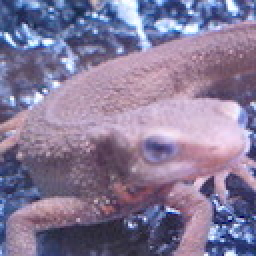
#> input picture 100QuestionforImageProcessing/gg.jpg, 128 x 128 px (shown 2 times larger)
$ jupyter execute 54-57_template_matching.ipynb   (text cells are left out)
#> lines starting #> are read from the running program, lines starting #| are printed output that depends on the picture; after the words box and inside, x2 and y2 are one past the last pixel; in counts of white or black regions, pixels touching at a corner belong together; pictures that were not available may be replaced by others from this repository, and a replacement may not be noted
[cell 1]
import cv2
import numpy as np
import matplotlib.pyplot as plt
import sys

[cell 2]
img = cv2.imread("gg.jpg")
#> img is the input picture: shape (128, 128, 3); mean B, G, R 152.8, 121.8, 134.1
img_origin = img.copy()
(H, W, C) = img.shape
#> H = 128; W = 128; C = 3
img_gray = cv2.cvtColor(img, cv2.COLOR_BGR2GRAY)
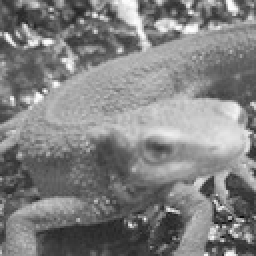
#> img_gray: shape (128, 128) (shown 2 times larger); min 11, max 254, mean 129

temp = cv2.imread("temp.jpg")
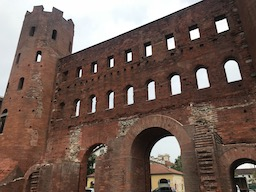
#> input picture 100QuestionforImageProcessing/aa.jpg, 256 x 192 px, given in place of temp.jpg, which was not available
#> temp is the input picture: shape (192, 256, 3); mean B, G, R 85.6, 94.3, 114.5
(tH, tW, tC) = temp.shape
#> tH = 192; tW = 256; tC = 3
temp_gray = cv2.cvtColor(temp, cv2.COLOR_BGR2GRAY)
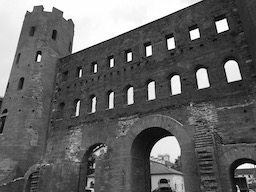
#> temp_gray: shape (192, 256); min 0, max 255, mean 99.4

def ssd(temp, src):
    dis = np.sum((temp -src)**2)
    return dis

h_select = 0
w_select = 0
dis_min = 99999999
for h in range(H-tH):
    for w in range(W-tW):
        dis = ssd(temp_gray, img_gray[h:h+tH, w:w+tW])
# [8 lines of commented-out code are left out]
        if dis < dis_min:
            dis_min = dis
            h_select = h
            w_select = w
#> after the loop, dis_min = 99999999; h_select = 0; w_select = 0

cv2.rectangle(img, (w_select, h_select), (w_select+tW, h_select+tH), (0, 255, 255), 2)
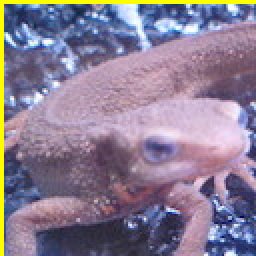
#> img: shape (128, 128, 3) (shown 2 times larger); 3.1% of pixels changed, all inside (x1, y1, x2, y2) = (0, 0, 128, 128)
print(h_select, w_select)
#| 0 0

plt.subplot(131)
plt.imshow(img_origin)
plt.title("img_origin")
plt.subplot(132)
plt.imshow(temp)
plt.title("temp")
plt.subplot(133)
plt.imshow(img)
plt.title("img_match")
plt.subplots_adjust(top=1, bottom=0.08, left=0.10, right=0.95,
                    hspace=0.25, wspace=0.55)
plt.show()
#> figure, not shown here; B, G, R data is drawn as R, G, B
